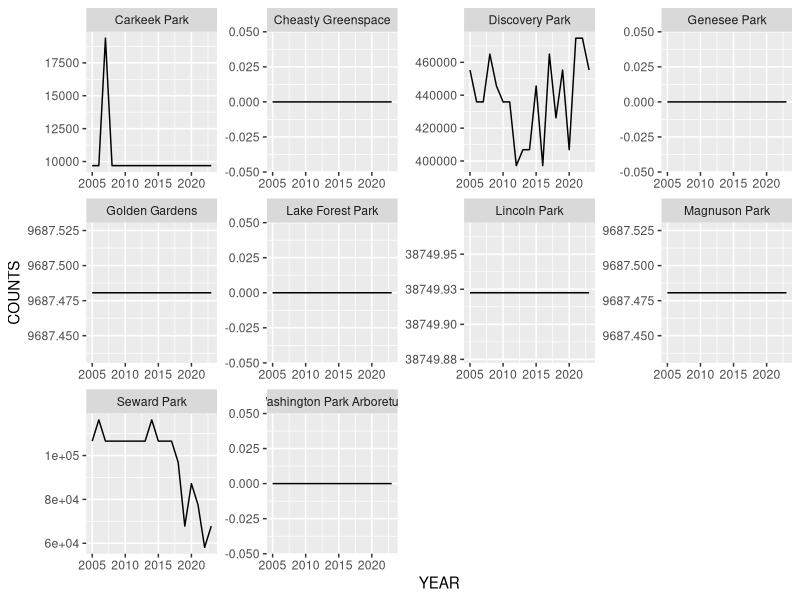

Write R code to recreate this figure. (Note: this script raises an error after producing the figure.)
library(tidyverse)
nlcd <- read.csv("data/raw/NLCD_2005-2023.csv")
colnames(nlcd)


long <- nlcd %>% pivot_longer(-c(1, 2), names_to = "VALUES", values_to = "COUNTS")

head(long)
xwalk <- data.frame(VALUES = c("VALUE_11", "VALUE_21", "VALUE_22", "VALUE_23", "VALUE_24",
                     "VALUE_31", "VALUE_41", "VALUE_42", "VALUE_43", "VALUE_52",
                     "VALUE_71", "VALUE_81", "VALUE_90", "VALUE_95"),
           CLASS = c("Open Water", "Developed-Open Space", "Developed-Low Intensity",
                     "Developed-Medium Intensity", "Developed-High Intensity",
                     "Barren Land", "Deciduous Forest", "Evergreen Forest",
                     "Mixed Forest", "Shurb/Scrub", "Grassland/Herbaceous", 
                     "Pasture/Hay", "Woody Wetlands", "Emergent Herbaceous Wetlands"))

long <- left_join(long, xwalk) %>% mutate(PARK.VALUES = paste(PARK, VALUES, sep = "-"))

ggplot(long %>% filter(VALUES == "VALUE_95"), aes(x = YEAR, y = COUNTS)) +
  geom_line() +
  facet_wrap(~ PARK, scales = "free")



view(long)



study_areas <- data.frame(PARK = c("Carkeek Park", "Cheasty Greenspace", "Discovery Park",
                     "Genesee Park", "Golden Gardens", "Lake Forest Park", 
                     "Lincoln Park", "Magnuson Park", "Seward Park", "Washington Park Arboretum"),
                     AREA = c(20327246.333613, 11087744.649455, 49606576.253013, 8422232.510264,
                     11970831.954355, 4713976.629057, 14745041.309755, 25244983.226958,
                     20260635.330094, 12906043.486227))


t <- long %>% group_by(PARK, YEAR) %>% summarise(total = round(sum(COUNTS),0), .groups = "drop") %>% select(PARK, total) %>% unique()


long.t <- left_join(long, t) %>% mutate(perc = COUNTS / total)

pdat <- long.t %>% filter(PARK == "Discovery Park" & perc > .001 & CLASS != "Open Water") %>% 
  mutate(CLASS2 = fct_reorder(CLASS, desc(perc)))

p <- ggplot(pdat, aes(x = YEAR, y = perc, color = CLASS2)) +
         geom_line(linewidth = 0.5, alpha = 0.5) +  geom_point(size = 1, alpha = 0.5) + 
  labs(title = "Land Cover Composition over Time",
       subtitle = "Discovery Park", x = "Year" , y = "% land cover within 300 meters of count stations",
       color = "Land cover class") +
  scale_color_manual(values = unname(chart_colors)) +
  theme_bcs()+
  theme(legend.key = element_rect(color = NA, fill = NA),
                      legend.key.size = unit(0.2, "cm"),
        legend.margin = margin(t = 0, r = 0, b = 0, l = 0, unit = "in"),
        plot.margin = margin(t = 0, r = 0, b = 0, l = 0, unit = "in"))

png(filename = "results/figures/nlcd_discovery.png", height = 3, width = 3, units = "in", res = 300)                           
p
dev.off()


area.richness <- res %>% left_join(., stations, join_by("park" == "park"))


ggplot(area.richness, aes(x = log(n.station), y = jack1, color = park)) +
  geom_point() + 
  theme_bcs() + 
  labs(title = "Estimated species richess vs. area surveyed", x = "No. of count stations", y = "Estimate")+
  scale_color_manual(name = "Park",
                     values = unname(chart_colors)) +
  scale_y_continuous(limits = c(0, 210))

log(0)
